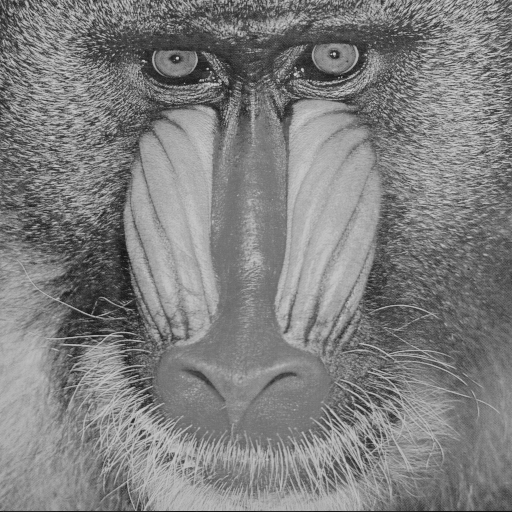
%> input picture baboon.tif, 512 x 512 px
$ octave imgprosess.m   (GNU Octave 9; MATLAB toolbox functions it lacks are replaced by stand-ins)
%> lines starting %> are read from the running program, lines starting %| are printed output that depends on the picture
% Load the grayscale image
img = imread('baboon.tif');
%> img is the input picture: size 512x512 uint8; min 16, max 214, mean 127.3
% img = rgb2gray(img);  % Ensure the image is grayscale if not already
[rows, cols] = size(img);
%> rows = 512; cols = 512

% Step 1: Calculate the original histogram
original_hist = imhist(img);
%> original_hist = 256 values, max 3169 at index 122, min 0 at index 1, mean 1024

% Step 2: Flatten the histogram by clipping peaks
threshold = mean(original_hist);  % Set a threshold for peak clipping
%> threshold = 1024
clipped_hist = min(original_hist, threshold);  % Clip peaks above the threshold
%> clipped_hist = 256 values, max 1024 at index 70, min 0 at index 1, mean 563.2

% Calculate excess pixels above the threshold and redistribute uniformly
excess_pixels = original_hist - clipped_hist;
%> excess_pixels = 256 values, max 2145 at index 122, min 0 at index 1, mean 460.8
excess_pixels(excess_pixels < 0) = 0;  % Ensure non-negative values
excess_total = sum(excess_pixels);  % Total pixels to redistribute
%> excess_total = 117960
redistribution = excess_total / length(clipped_hist);  % Amount to add to each bin
%> redistribution = 460.8

% Add redistributed excess to create the flattened histogram
flattened_hist = clipped_hist + redistribution;
%> flattened_hist = 256 values, max 1484.8 at index 70, min 460.8 at index 1, mean 1024

% Step 3: Generate CDFs for both original and flattened histograms
original_cdf = cumsum(original_hist) / sum(original_hist);  % Original CDF
%> original_cdf = 256 values from 0 to 1
flattened_cdf = cumsum(flattened_hist) / sum(flattened_hist);  % Flattened CDF
%> flattened_cdf = 256 values from 0.00176 to 1

% Step 4: Create lookup table for the flattened transformation
lookup_table_flatten = uint8(255 * flattened_cdf);  % Scale CDF to [0, 255]
%> lookup_table_flatten = 256 values from 0 to 255
flattened_img = lookup_table_flatten(double(img) + 1);  % Map original image using flattened CDF
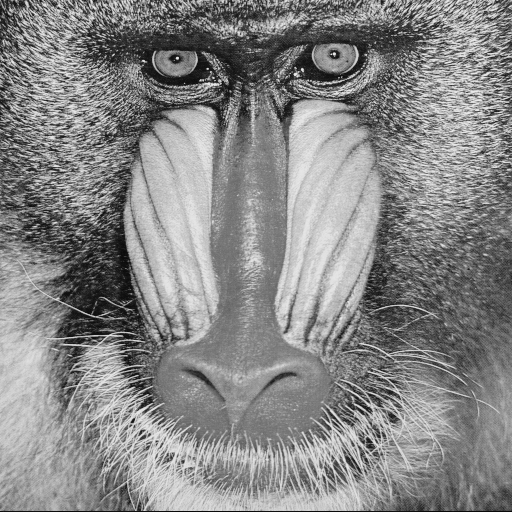
%> flattened_img: size 512x512 uint8; min 8, max 237, mean 134.6

% Step 5: Reverse the Transformation (using the original CDF)
% Create an inverse lookup table to map flattened image back to original
inverse_lookup_table = zeros(256, 1, 'uint8');
for i = 1:256
    [~, idx] = min(abs(flattened_cdf(i) - original_cdf));  % Find closest match
    inverse_lookup_table(i) = idx - 1;  % Store the original intensity level
end
%> this loop made 256 passes
%> idx on passes 1 to 3: 31, 35, 39
%> after the loop, inverse_lookup_table = 256 values from 30 to 214

% Apply the inverse mapping to the flattened image to approximate the original
recovered_img = inverse_lookup_table(flattened_img + 1);

% Display Results
figure;
subplot(3,2,1); imshow(img); title('Original Image');
subplot(3,2,2); bar(original_hist); title('Original Histogram');
subplot(3,2,3); imshow(flattened_img); title('Flattened Image');
subplot(3,2,4); bar(flattened_hist); title('Flattened Histogram');
subplot(3,2,5); imshow(recovered_img); title('Recovered Image');
subplot(3,2,6); bar(imhist(recovered_img)); title('Recovered Histogram');
%> after `title('Recovered Histogram')`:
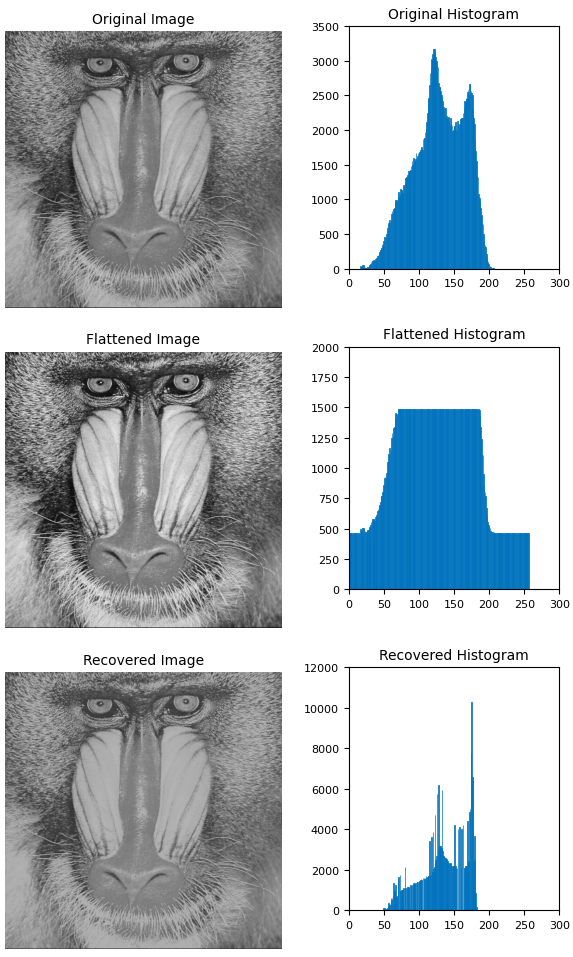
%> figure redrawn from the program's plot data, 6 panels
